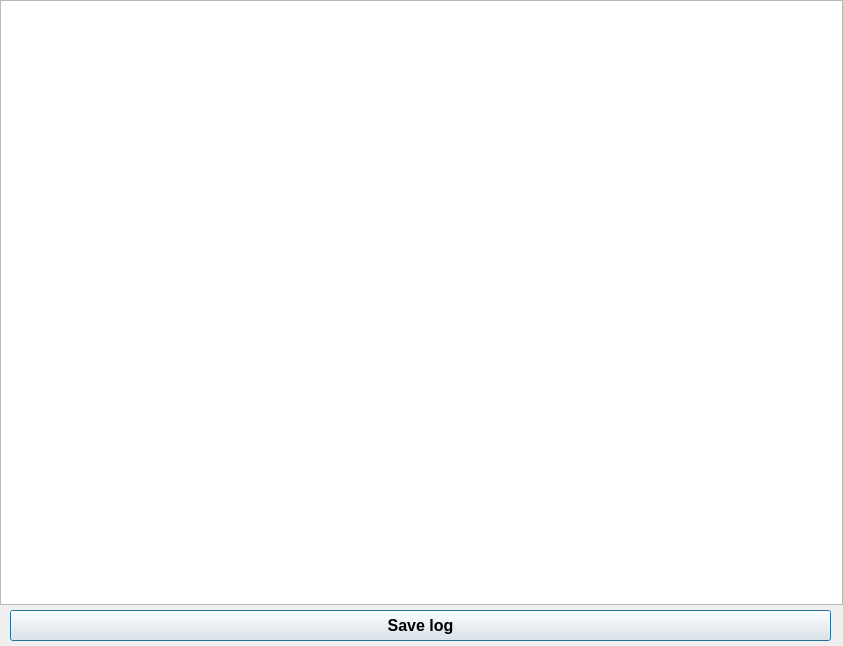
<?xml version="1.0" encoding="UTF-8"?>
<ui version="4.0">
 <class>report</class>
 <widget class="QDialog" name="report">
  <property name="geometry">
   <rect>
    <x>0</x>
    <y>0</y>
    <width>843</width>
    <height>646</height>
   </rect>
  </property>
  <property name="windowTitle">
   <string>AequilibraE -Algorithm report</string>
  </property>
  <widget class="QTextEdit" name="all_data">
   <property name="geometry">
    <rect>
     <x>0</x>
     <y>0</y>
     <width>843</width>
     <height>605</height>
    </rect>
   </property>
  </widget>
  <widget class="QPushButton" name="pushButton">
   <property name="geometry">
    <rect>
     <x>10</x>
     <y>610</y>
     <width>821</width>
     <height>31</height>
    </rect>
   </property>
   <property name="font">
    <font>
     <pointsize>12</pointsize>
     <weight>75</weight>
     <bold>true</bold>
    </font>
   </property>
   <property name="text">
    <string>Save log</string>
   </property>
  </widget>
 </widget>
 <resources/>
 <connections/>
</ui>
